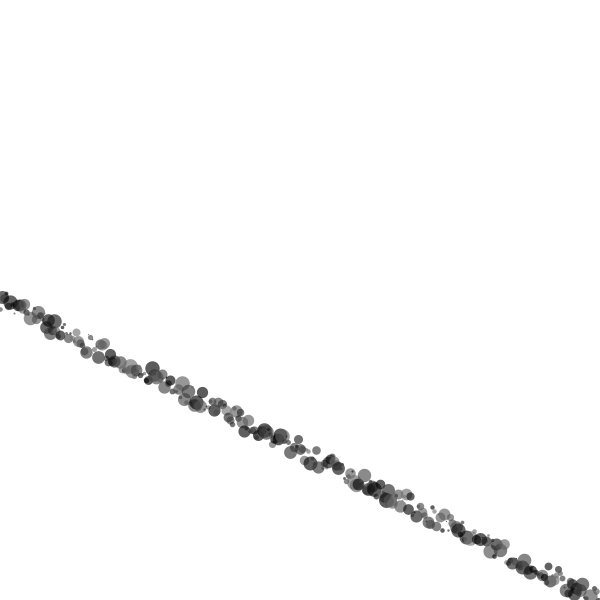
Frame 1 (no input)
Frame 60 (the mouse pressed at the canvas centre just before this capture): identical to frame 1, image omitted
Frame 120 (the mouse held since frame 60 and released just before this capture): identical to frame 1, image omitted

The Processing sketch that drew this single still picture (run headless with seeded random() and noise(); from frame 60 on, the mouse is pressed at the canvas centre):

// Processing sketch: lines03
// ── lines03.pde
void setup() {
  size(600, 600);
  background(255);
  //point(300, 300);
  
  int pointCount = 300;
  float gap = width/(pointCount-1);
  for(int i=0; i<pointCount; i++){
    stroke(random(0, 120), 165);
    strokeWeight(random(1, 15));
    point(gap*i, height/2 + random(-10, 10) + i);
  }
}


void draw() {
}
